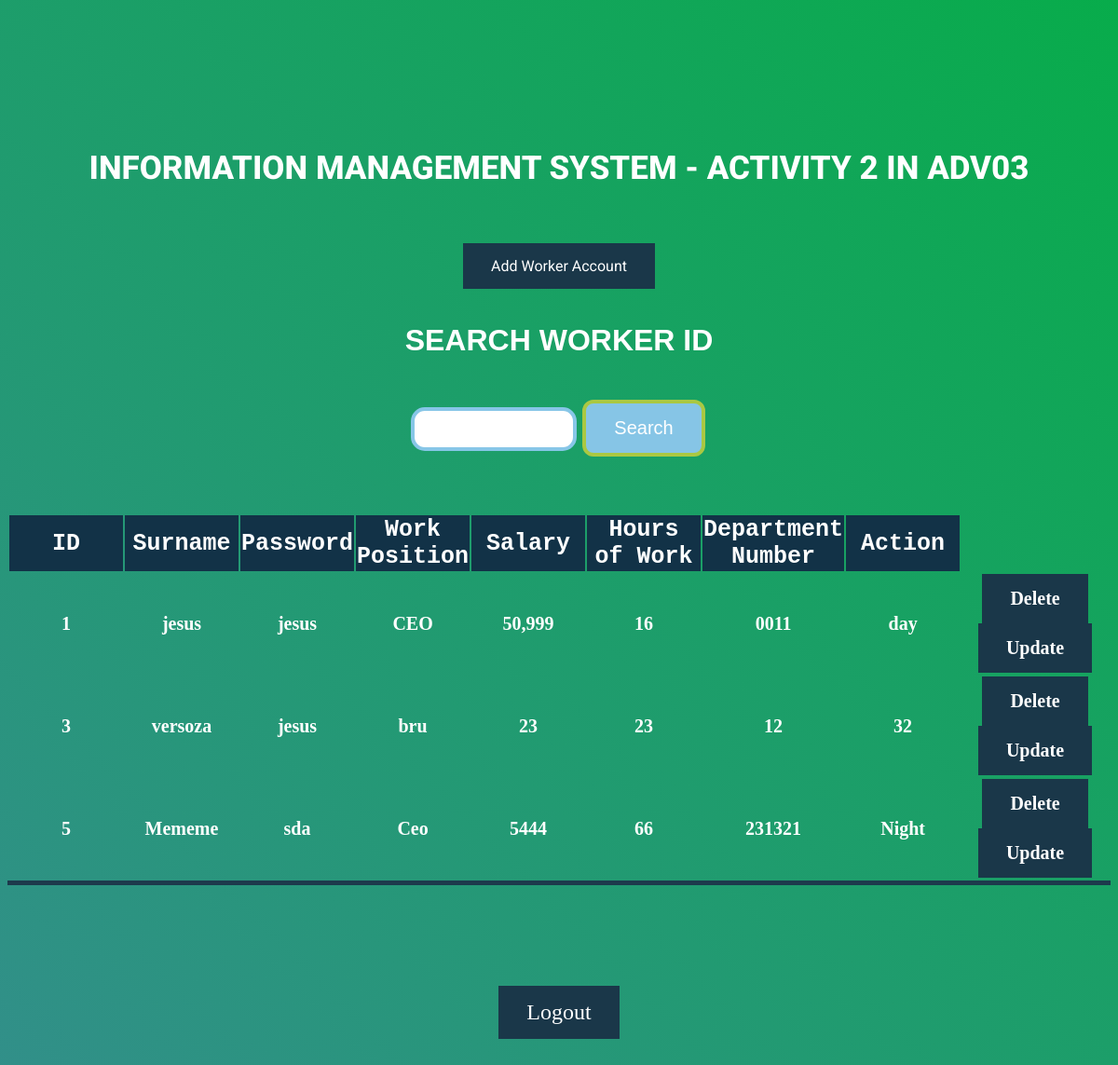
/infodash.php (signed in), run on the app's committed database.
### tables this page shows
CREATE TABLE `infoquiz2` (
  `worker_id` int(10) NOT NULL,
  `surname` varchar(50) NOT NULL,
  `password` varchar(50) NOT NULL,
  `work_position` varchar(50) NOT NULL,
  `salary` varchar(50) NOT NULL,
  `hours_of_work` varchar(50) NOT NULL,
  `department_number` varchar(50) NOT NULL,
  `work_shift` varchar(50) NOT NULL
);

### infodash.php (the view, shortened to what this page needs)
<?php
include "configure.php";
	if(isset($_SESSION['worker_id']) && isset($_SESSION['surname']) && isset($_SESSION['work_position']) && isset($_SESSION['salary']) && isset($_SESSION['hours_of_work']) && isset($_SESSION['department_number'])
	&& isset($_SESSION['work_shift'])) {
		$query = "SELECT * FROM infoquiz2";
		$selec_data = mysqli_query($conn, $query);
?>
	<?php include "iwishiwasheader.php"; ?>
	<body>
		<br><br><br><br><br><br><br>
		<br>
			<div class ="titleadmmin">
					<center>Information Management System - Activity 2 in ADV03</center>
					<br>
			</div>
			<?php include('NOTIFICATION.php'); ?></div><br>
			<center><a href="adduser.php">Add Worker Account</center></a><br>
			<form method="post" action="searchuser.php">
				<h1>SEARCH WORKER ID</h1>
			<center>	<input type="text" name="search" required />
				<input type="submit" value="Search"></center>
				<br><br><br>
				<table class="tables">
					<thead>
						<tr>
							<th>	ID</th>
							<th>	Surname</th>
							<th>	Password</th>
							<th>	Work Position</th>
							<th>	Salary</th>
							<th>	Hours of Work </th>
							<th>	Department Number</th>
							<th>	Action</th>
						</tr>
					</thead>
					<tbody>
						<center>
							<?php $query = "SELECT * FROM infoquiz2";
							$query_run = mysqli_query($conn, $query);
							if (mysqli_num_rows($query_run) > 0) {
								foreach ($query_run as $user) {
							?>
									<tr>
										<font face="verdana" size="5">
											<td><?= $user['worker_id']; ?></td>
											<td><?= $user['surname']; ?></td>
											<td><?= $user['password']; ?></td>
											<td><?= $user['work_position']; ?></td>
											<td><?= $user['salary']; ?></td>
											<td><?= $user['hours_of_work']; ?></td>
											<td><?= $user['department_number']; ?></td>
											<td><?= $user['work_shift']; ?></td>
											<td>
												<a href='adduser1.PHP?delete_user=<?= $user['worker_id']; ?> ' type="submit" name="delete_user" " class=" btn btn-danger">Delete</a>
												<a href='updatepage.PHP?update_user=<?= $user['worker_id']; ?> ' type="submit" name="update_user" " class=" btn btn-danger">Update</a>
											</td>
									</tr>
							<?php
								}
							} else {
								echo "<h5> No Record Found!</h5>";
							}
							?>
						</center>
					</tbody>
				</table>
				<center><br><br><br><br><a class="btn btn-light btn-outline-danger float-start" href="logout.php" role="button">Logout</center></a><br><br>
	</body>
	</html>
<?php
} else {
	exit();
}
?>

### iwishiwasheader.php (shortened to what this page needs)
<!DOCTYPE html>
<html>
<head>
	<link rel="stylesheet" type="text/css" href="style.css">
</head>

### style.css (style rules this page uses)
body { background-color: #328f8a; background-image: linear-gradient(45deg,#328f8a,#08ac4b); font-family: "Roboto", sans-serif; -webkit-font-smoothing: antialiased; -moz-osx-font-smoothing: grayscale; }

### infodash.php (style rules this page uses)
.titleadmmin { font-size:35px; font-weight:800; text-transform:uppercase; text-align: center; color: white; }
a:link, a:visited { background-color: #1a3749; color: white; padding: 15px 30px; text-align: center; text-decoration: none; display: inline-block; }
input[type=text] { padding: 10px; width: 150px; border:4px solid #87c6e7; border-radius:15px; font-family:inherit; font-size: inherit; font-size:bold; grid-template-columns: 1fr 1fr; }
input[type=submit] { padding: 15px 30px; text-decoration: none; margin: 4px 2px; cursor: pointer; background-color: #86c5e6; color: white; border: 4px solid #aac842; font-size: 20px; border-radius: 12px; transition-duration: 0.5s; }
table { text-align: center; margin-left: auto; margin-right: auto; font-family: Optima; font-size:20px; font-weight: bold; color:white; border-bottom: 5px solid #1d3a4c; }
th { background-color: #123247; font-family: Courier, monospace; color: white; font-size:25px; width: 120px; }
h1 { color: #ffffff; font-family: 'Raleway',sans-serif; font-size: 32px; font-weight: 800; line-height: 72px; margin: 0 0 24px; text-align: center; text-transform: uppercase; }

### data on the page
infoquiz2: worker_id "1", surname "jesus", password "jesus", work_position "CEO", salary "50,999", hours_of_work "16", department_number "0011", work_shift "day"
infoquiz2: worker_id "3", surname "versoza", password "jesus", work_position "bru", salary "23", hours_of_work "23", department_number "12", work_shift "32"
infoquiz2: worker_id "5", surname "Mememe", password "sda", work_position "Ceo", salary "5444", hours_of_work "66", department_number "231321", work_shift "Night"
